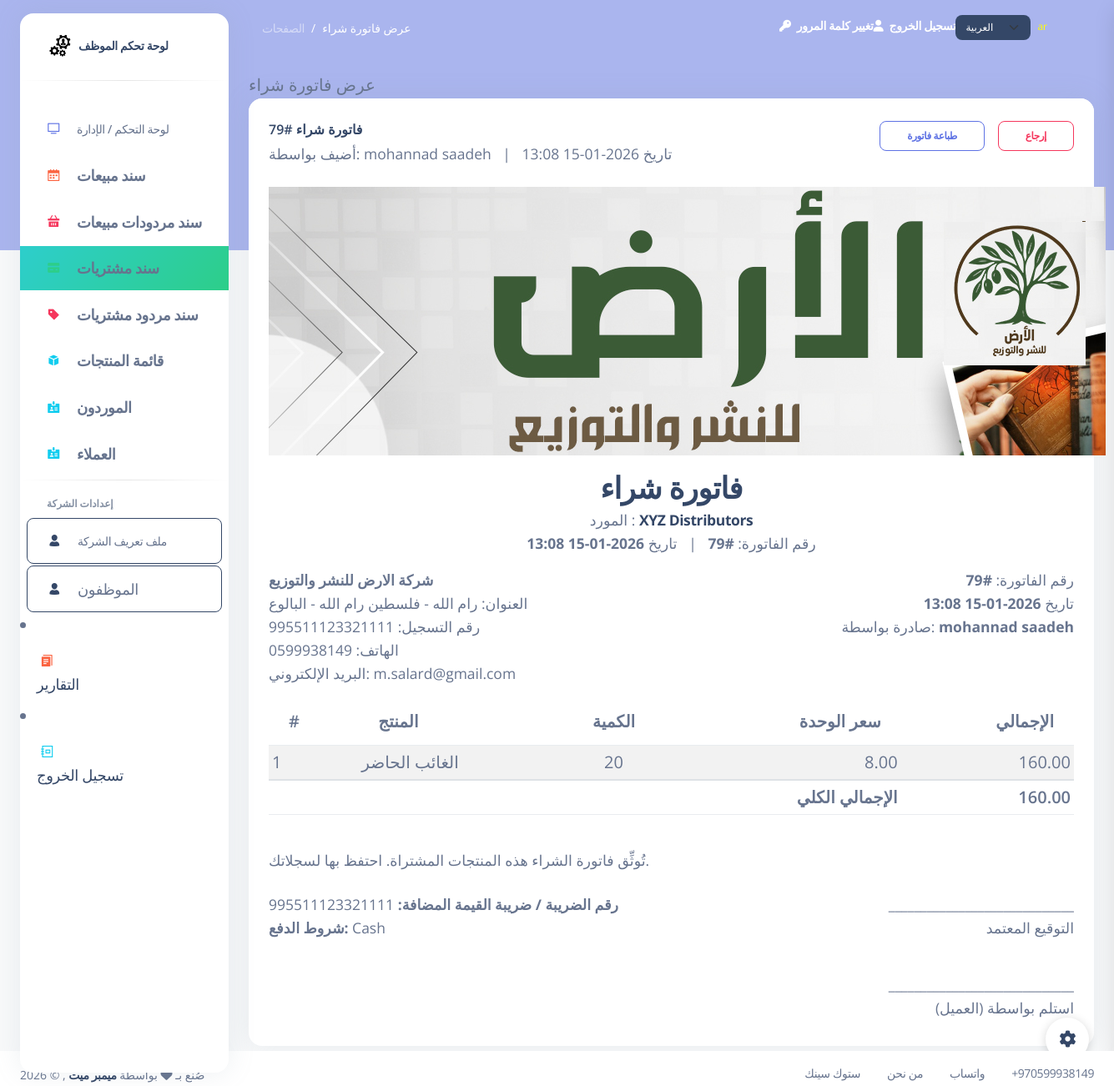
The app's page /view_purchase_invoice/79 with its own data.
### my_app/models.py (models this page shows, shortened)
class Purchase(models.Model): #i changed from Purchasing_invoice to Purchase >
    employee = models.ForeignKey(Employee , related_name="Purchases", on_delete=models.CASCADE) # RESTRICT  deleted >>  dont delete the item or ( default="Default", on_delete=models.SET_DEFAULT)
    supplier = models.ForeignKey('Supplier', related_name='purchases', on_delete=models.CASCADE, null=True, blank=True)
    total_amount = models.DecimalField(max_digits=10, decimal_places=2, default=0.00) # the total amount of the invoice
    payment_method = models.CharField(max_length=10, choices=pay_choices, default='cash')
    invoice_pay_method = models.CharField(max_length=10, choices=pay_choices, default='cash')  # Added field
    grand_total = models.DecimalField(max_digits=10, decimal_places=2, default=0.00)
    created_at = models.DateTimeField(auto_now_add=True)
    updated_at = models.DateTimeField(auto_now=True)
    objects = PurchaseManager()

class Employee(models.Model):
    first_name = models.CharField(max_length=255)
    last_name = models.CharField(max_length=255)
    email = models.EmailField(max_length=255)
    DOB = models.DateField()
    password = models.CharField(max_length=255)
    confirm_password = models.CharField(max_length=255)
    is_active = models.BooleanField(default=False)
    created_at = models.DateTimeField(auto_now_add=True)
    updated_at = models.DateTimeField(auto_now=True)
    objects = EmployeeManager()

class Supplier(models.Model):
    name = models.CharField(max_length=255)
    phone = models.CharField(max_length=20 , null=True )
    email = models.EmailField(max_length=255, null=True )
    contact_info = models.TextField(null=True) # address, notes, etc.
    created_at = models.DateTimeField(auto_now_add=True)
    updated_at = models.DateTimeField(auto_now=True)

class CompanyProfile(models.Model):
    company_name = models.CharField(max_length=255)
    registration_number = models.CharField(max_length=128, blank=True, null=True)
    address = models.TextField(blank=True, null=True)
    phone = models.CharField(max_length=32, blank=True, null=True)
    email = models.EmailField(max_length=255, blank=True, null=True)
    created_at = models.DateTimeField(auto_now_add=True)
    updated_at = models.DateTimeField(auto_now=True)

class Purchase_item(models.Model): # i changed PK name from Purchasing_invoice to Purchase_id >
    purchase_id = models.ForeignKey(Purchase, related_name="purchase_items", on_delete=models.CASCADE)
    product = models.ForeignKey(Product, related_name="purchase_items", on_delete=models.CASCADE)
    quantity = models.IntegerField()
    unit_price = models.DecimalField(max_digits=10, decimal_places=2, default=0.00) # equal purchasing_price in Product table
    total_price = models.DecimalField(max_digits=10, decimal_places=2, default=0.00)
    created_at = models.DateTimeField(auto_now_add=True)
    updated_at = models.DateTimeField(auto_now=True)

class Product(models.Model):
    product_name = models.CharField(max_length=255)
    quantity = models.IntegerField(default=0)
    purchasing_price = models.DecimalField(max_digits=6, decimal_places=2)
    sale_price = models.DecimalField(max_digits=6, decimal_places=2, null=True, blank=True)
    category = models.CharField(max_length=100, blank=True, null=True)
    expiry_date = models.DateField(blank=True, null=True)
    isbn = models.CharField(max_length=32, unique=True , null=True, blank=True)
    production_date = models.DateField(blank=True, null=True)
    author = models.CharField(max_length=255, blank=True, null=True)
    supplier = models.CharField(max_length=255, blank=True, null=True)#publisher
    employee = models.ForeignKey(Employee, related_name="products", on_delete=models.CASCADE, null=True, blank=True)
    created_at = models.DateTimeField(auto_now_add=True)
    updated_at = models.DateTimeField(auto_now=True)
    objects = ProductManager()

### my_app/views.py (the view)
# urls.py: path('view_purchase_invoice/<int:id>', views.view_purchase_invoice),
def view_purchase_invoice(request,id):
    context={
        'invoice': models.get_purchases(id),
        'purchase_products':models.purchase_invoices_products(id),#MAI*****
        'company': models.get_company_profile(),
    }
    return render(request, 'view_purchase_invoice.html',context)

### my_app/models.py (called while the page is built)
def get_company_profile():
    try:
        return CompanyProfile.objects.all().first()
    except Exception:
        return None

def get_purchases(id): #changed from get_purchase_invoice to get_purchases
    return Purchase.objects.get(id=id)

def purchase_invoices_products(id):
    purchase_invoice= Purchase.objects.get(id=id)
    return purchase_invoice.purchase_items.all()

### my_app/templates/view_purchase_invoice.html (shortened to what this page needs)
{% extends 'layouts/base.html' %}
{% load static %}
{% load i18n %}
{% block content %}
{% block page_name %}{% trans "View Purchase Invoice" %}{% endblock %}
<div class="row">
  <div class="col-12">
    <div class="card mb-4">
      <div class="card-header d-flex align-items-center justify-content-between pb-0">
        <div>
          <h6 class="mb-0">{% trans "Purchase Invoice" %} #{{ invoice.id }}</h6>
          <small class="text-muted">{% trans "Added by:" %} {{ invoice.employee.first_name }} {{ invoice.employee.last_name }} &nbsp; | &nbsp; {% trans "Date:" %} {{ invoice.created_at|date:'Y-m-d H:i' }}</small>
        </div>
        <div>
          <a class="btn btn-sm btn-outline-primary" href="/print_purchase_invoice/{{ invoice.id }}" target="_blank">{% trans "Print Invoice" %}</a>
          <a class="btn btn-sm btn-outline-danger return-link" href="{% url 'purchase_return_create' invoice.id %}" data-return-label="{% trans "Purchase" %} #{{ invoice.id }}">{% trans "Return" %}</a>
        </div>
      </div>
      <div class="card-body px-0 pt-0 pb-2">
        <div id="printable-invoice" class="p-4">
          <div class="text-center mb-3">
            <img src="{% static 'img/al-ard-profile-Banner.png' %}" alt="Al Ard company logo banner" class="invoice-top-logo" />
          </div>
          <div class="text-center mb-3">
            <h2 class="mb-0">{% trans "Purchase Invoice" %}</h2>
            {% if invoice.supplier %}
              <div class="small text-muted">{% trans "Supplier" %} : <strong><a href="/suppliers/{{ invoice.supplier.id }}/">{{ invoice.supplier.name }}</a></strong></div>
            {% else %}
              <div class="small text-muted">{% trans "Supplier" %} : <strong>{% trans "(none)" %}</strong></div>
            {% endif %}
            <div class="small text-muted">{% trans "Invoice No:" %} <strong>#{{ invoice.id }}</strong> &nbsp; | &nbsp; {% trans "Date:" %} <strong>{{ invoice.created_at|date:'Y-m-d H:i' }}</strong></div>
          </div>
          <div class="d-flex justify-content-between mb-3">
            <div class="small text-muted">
              {% if company %}
                <div><strong>{{ company.company_name }}</strong></div>
                {% if company.address %}<div>{% trans "Address:" %} {{ company.address }}</div>{% endif %}
                {% if company.registration_number %}<div>{% trans "Reg. No:" %} {{ company.registration_number }}</div>{% endif %}
                {% if company.phone %}<div>{% trans "Phone:" %} {{ company.phone }}</div>{% endif %}
                {% if company.email %}<div>{% trans "Email:" %} {{ company.email }}</div>{% endif %}
              {% else %}
                <div><strong>{% trans "الأرض للنشر والتوزيع" %}</strong></div>
                <div>{% trans "Address:" %} {% trans "البالوع , رام الله , فلسطين" %}</div>
                <div>{% trans "Phone:" %} +972-599-966535</div>
                <div>{% trans "Email:" %} info@al-ard.com</div>
              {% endif %}
            </div>
            <div class="text-end small text-muted">
              <div>{% trans "Invoice No:" %} <strong>#{{ invoice.id }}</strong></div>
              <div>{% trans "Date:" %} <strong>{{ invoice.created_at|date:'Y-m-d H:i' }}</strong></div>
              <div>{% trans "Issued by:" %} <strong>{{ invoice.employee.first_name }} {{ invoice.employee.last_name }}</strong></div>
            </div>
          </div>
          <div class="table-responsive">
            <table class="table table-sm table-striped">
              <thead>
                <tr>
                  <th>#</th>
                  <th>{% trans "Product" %}</th>
                  <th class="text-center">{% trans "Qty" %}</th>
                  <th class="text-end">{% trans "Unit Price" %}</th>
                  <th class="text-end">{% trans "Total" %}</th>
                </tr>
              </thead>
              <tbody>
                {% if purchase_products %}
                  {% for item in purchase_products %}
                  <tr>
                    <td>{{ forloop.counter }}</td>
                    <td>{{ item.product.product_name }}</td>
                    <td class="text-center">{{ item.quantity }}</td>
                    <td class="text-end">{{ item.unit_price }}</td>
                    <td class="text-end">{{ item.total_price }}</td>
                  </tr>
                  {% endfor %}
                {% else %}
                  <tr>
                    <td colspan="5" class="text-center text-muted">{% trans "No products for this purchase." %}</td>
                  </tr>
                {% endif %}
              </tbody>
              <tfoot>
                <tr>
                  <td colspan="3"></td>
                  <td class="text-end fw-bold">{% trans "Grand Total" %}</td>
                  <td class="text-end fw-bold">{{ invoice.grand_total }}</td>
                </tr>
              </tfoot>
            </table>
          </div>
          <div class="invoice-notes mt-4">
            <p class="small text-muted">{% trans "This purchase invoice documents products purchased. Keep this invoice for your records." %}</p>
          </div>
          <div class="invoice-footer mt-4 d-flex justify-content-between align-items-start">
            <div class="vat-info small text-muted">
              <div><strong>{% trans "VAT / Tax No:" %}</strong>  {{ company.registration_number }}</div>
              <div><strong>{% trans "Payment Terms:" %}</strong> {{ invoice.invoice_pay_method|title }}</div>
            </div>
            <div class="signatures text-end" style="min-width:300px;">
              <div class="signature-block" style="margin-bottom:40px;">
                <div class="small text-muted">_____________________________</div>
                <div class="small">{% trans "Authorized Signature" %}</div>
              </div>
              <div class="signature-block">
                <div class="small text-muted">_____________________________</div>
                <div class="small">{% trans "Received by (Supplier)" %}</div>
              </div>
            </div>
          </div>
        </div>
      </div>
    </div>
  </div>
</div>
{% endblock content %}

### my_app/templates/view_purchase_invoice.html (style rules this page uses)
.table tfoot td { border-top: 2px solid #dee2e6; }

### records on screen
Purchase: id "79", employee.first_name "mohannad", employee.last_name "saadeh", created_at "2026-01-15 13:08", supplier.name "XYZ Distributors", grand_total "160.00", invoice_pay_method "Cash"
CompanyProfile: company_name "شركة الارض للنشر والتوزيع", address "رام الله - فلسطين رام الله - البالوع", registration_number "995511123321111", phone "0599938149", email "m.salard@gmail.com"
Purchase_item: product.product_name "الغائب الحاضر", quantity "20", unit_price "8.00", total_price "160.00"

### other values on screen
{{ LANGUAGE_CODE }} "ar"
